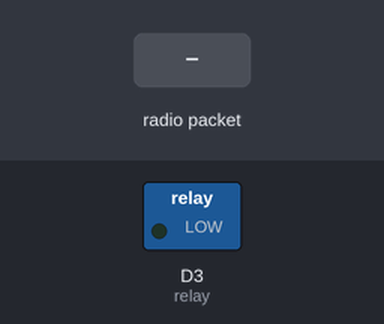
The sketch below on a simulated ESP8266 (NodeMCU). Parts: switched loads named in the sketch (green lamp = pin HIGH). The test bench sets the inputs (shaded band). What the sketch prints to the serial monitor is not drawn.

Above: at 1.2 s.
1.3 s: radio packet "0" arrives
Timing chart, 0 to 4.3 s (numbered marks = the images above; inputs shaded):
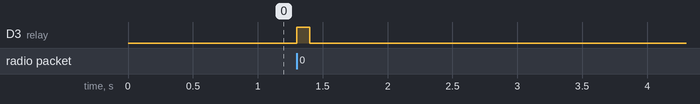

Measured:
- after the input at 1.3 s, D3 (relay): LOW → HIGH at once, → LOW 0.10 s later

The sketch:

doorlock-espnow.ino
```cpp
//10번보드의 코드

#include <ESP8266WiFi.h>
#include <espnow.h>

#define relay D3

byte board[] = {0x40,0x91,0x51,0x4D,0xDC,0x51};

unsigned long t = 0;
bool is_relay_on = false;

void setup() {
  // put your setup code here, to run once:

  Serial.begin(115200);
  pinMode(relay,OUTPUT);
  WiFi.mode(WIFI_STA); //제일 처음 할일! 와이파이모드를 스테이션 모드로!

  //ESPNOW의 기능을 활성화한다!
  if (esp_now_init() != 0) {
    //ESP NOW 시작 실패!
    Serial.println("ESPNOW 실패!");
    return;
  }else{
     //ESP NOW 시작 성공!
     Serial.println("ESPNOW 성공!");
  }

  //지금 이보드의 역할은 주고 받는것을 다하겠다!
  esp_now_set_self_role(ESP_NOW_ROLE_COMBO);

  //나의 슬레이브를 등록해야겠다!
  esp_now_add_peer(board, ESP_NOW_ROLE_COMBO, 1, NULL, 0);//뒤에 2개는 ID, PW

  //송신완료 콜백함수 등록
  esp_now_register_send_cb(OnDataSent);

  //수신완료 콜백 함수 등록
  esp_now_register_recv_cb(OnDataRecv);
}

void loop() {
  // put your main code here, to run repeatedly:
  if(is_relay_on){
    if(millis() - t > 100){
      is_relay_on = false;
      digitalWrite(relay,LOW);
    }
  }
  /*
  if(millis() - t > 2000){
    t = millis();
    //2초마다 한번씩 하겠다!
    esp_now_send(board, (uint8_t *) &data, sizeof(data));
  }
  */
}

//송신콜백함수 원형:
void OnDataSent(uint8_t *mac, uint8_t status) {
   //status가 0일때 송신 완료!
   if(status == 0){
      Serial.println("성공적으로 송신했음!");
   }else{
      Serial.println("송신 실패!!");
   }
}


//수신콜백함수 원형:
void OnDataRecv(uint8_t * mac, uint8_t * data, uint8_t len) {
  if(data[0] == '0'){
    //응답한다!
    Serial.println("문열어라!");
    char data = '0';
    esp_now_send(board, (uint8_t *) &data, sizeof(data));
    //릴레이를 제어하고
    digitalWrite(relay,HIGH);
    is_relay_on = true;
    t = millis();
    //delay(100);
    //digitalWrite(relay,LOW);
  }
}
```
